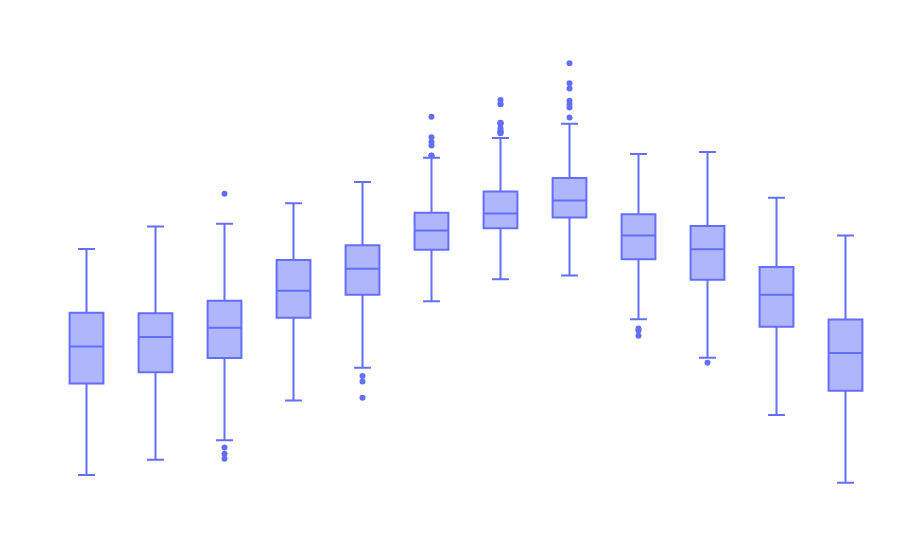

This figure's notebook cell:
### Markdown cell above
#### Temperature about dates:
This section shows the monthly temperature distribution within the Galician region. This helps to understand the variability in temperature across the different seasons.

### Code cell
df_temp = df[["date", "temp", "month"]].groupby("date").mean().reset_index()
df_temp_mean = df_temp.groupby("month").mean().reset_index()
df_temp_mean['month_name'] = df_temp_mean['month'].map(meses)
print("Average temperature by Month")
print(df_temp_mean[["temp", "month_name"]].sort_values(by="temp", ascending=False))
print("----------------------------------------------------------------")

df_temp = df[["date", "temp", "month"]].groupby("date").max().reset_index()
df_temp_max = df_temp.groupby("month").max().reset_index()
df_temp_max['month_name'] = df_temp_max['month'].map(meses)
print("Max temperature by Month")
print(df_temp_max[["temp", "month_name"]].sort_values(by="temp", ascending=False))
print("----------------------------------------------------------------")


df_temp = df[["date", "temp", "month"]].groupby("date").min().reset_index()
df_temp_min = df_temp.groupby("month").min().reset_index()
df_temp_min['month_name'] = df_temp_min['month'].map(meses)
print("Min temperature by Month")
print(df_temp_min[["temp", "month_name"]].sort_values(by="temp", ascending=True))

df["month_name"] = df['month'].map(meses)
fig = px.box(df, x='month_name', y='temp',
                     title=f'        Monthly temperature distribution')
    
fig.update_layout(
    plot_bgcolor='rgba(0, 0, 0, 0)',
    paper_bgcolor='rgba(0, 0, 0, 0)',
    font=dict(color='white'),
    title_font=dict(color='white'),
    legend=dict(font=dict(color='white')),
    xaxis=dict(title='Month', color='white'),
    yaxis=dict(title='Temperature (°C)', color='white', gridcolor='rgba(255, 255, 255, 0.4)'),
    autosize=True,
    margin=dict(l=20, r=20, t=40, b=40)
    )
fig.show()

### Figure 1 — Plotly figure (JSON) as saved in the notebook; plotly's stock layout.template omitted (floating-point values rounded to 4 significant figures; data arrays with more than 128 entries replaced by an {"elided": "..."} marker saying what was removed)
{"data": [{"alignmentgroup": "True", "hovertemplate": "month_name=%{x}<br>temp=%{y}<extra></extra>", "legendgroup": "", "marker": {"color": "#636efa"}, "name": "", "notched": false, "offsetgroup": "", "orientation": "v", "showlegend": false, "type": "box", "x": {"elided": "4926 str values"}, "x0": " ", "xaxis": "x", "y": {"elided": "4926 float values"}, "y0": " ", "yaxis": "y"}], "layout": {"autosize": true, "boxmode": "group", "font": {"color": "white"}, "legend": {"font": {"color": "white"}, "tracegroupgap": 0}, "margin": {"b": 40, "l": 20, "r": 20, "t": 40}, "paper_bgcolor": "rgba(0, 0, 0, 0)", "plot_bgcolor": "rgba(0, 0, 0, 0)", "title": {"font": {"color": "white"}, "text": "        Monthly temperature distribution"}, "xaxis": {"anchor": "y", "color": "white", "domain": [0, 1], "title": {"text": "Month"}}, "yaxis": {"anchor": "x", "color": "white", "domain": [0, 1], "gridcolor": "rgba(255, 255, 255, 0.4)", "title": {"text": "Temperature (°C)"}}}}
